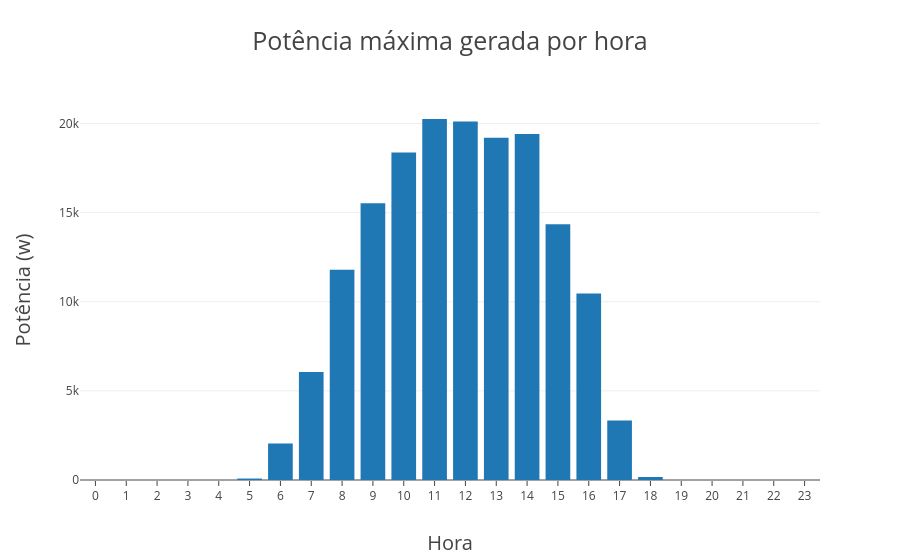

This figure's notebook cell:
### Code cell
trace = go.Bar(x=trace1['hora'],y=trace1['potencia'])
data = [trace]
layout = go.Layout(
    title='Potência máxima gerada por hora',titlefont=dict(size=25),
    xaxis=dict(title='Hora',
                titlefont=dict(size=20),
                ticks='outside',
                tick0=0,
                dtick=1,
                ticklen=5,
                tickwidth=1,
              ),
    yaxis=dict(title='Potência (w)',titlefont=dict(size=20)))
iplot(go.Figure(data = [trace], layout=layout))

### Figure 1 — Plotly figure (JSON) as saved in the notebook; plotly's stock layout.template omitted (floating-point values rounded to 4 significant figures)
{"data": [{"type": "bar", "uid": "38228509-de52-4ab9-aa19-cae92d2cc2ad", "x": [0, 1, 2, 3, 4, 5, 6, 7, 8, 9, 10, 11, 12, 13, 14, 15, 16, 17, 18, 19, 20, 21, 22, 23], "y": [0, 0, 0, 0, 0, 82, 2049, 6053, 11799, 15529, 18382, 20256, 20112, 19199, 19409, 14355, 10463, 3338, 167, 0, 0, 0, 0, 0]}], "layout": {"title": "Potência máxima gerada por hora", "titlefont": {"size": 25}, "xaxis": {"dtick": 1, "tick0": 0, "ticklen": 5, "ticks": "outside", "tickwidth": 1, "title": "Hora", "titlefont": {"size": 20}}, "yaxis": {"title": "Potência (w)", "titlefont": {"size": 20}}}}
